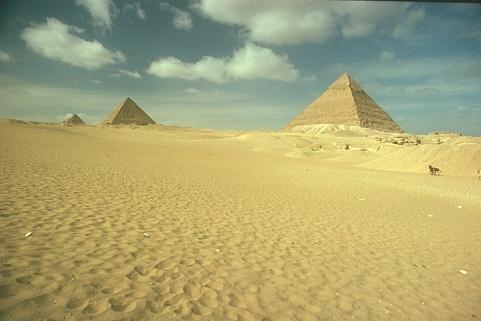
#> input picture Tutorial_6/pyramids.jpg, 481 x 321 px
$ python meanshift-segmentation.py
#> lines starting #> are read from the running program, lines starting #| are printed output that depends on the picture
import cv2
import numpy as np
import matplotlib.pyplot as plt
from skimage import segmentation, color
from skimage.future import graph
from skimage.segmentation import quickshift

# Read image
img = cv2.cvtColor(cv2.imread('../pyramids.jpg'), cv2.COLOR_BGR2RGB)

# Mean shift segmentation
label = quickshift(img, max_dist=20)
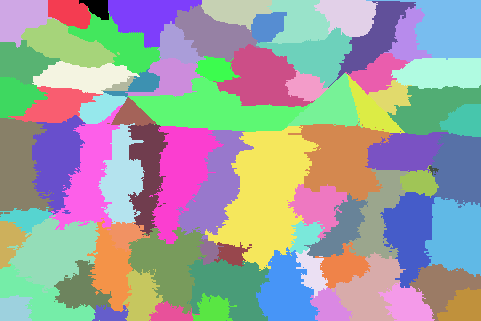
#> label: shape (321, 481) int64; 79 distinct labels, from 0 to 78; one colour per label, 0 black
out = color.label2rgb(label, img, kind='avg')
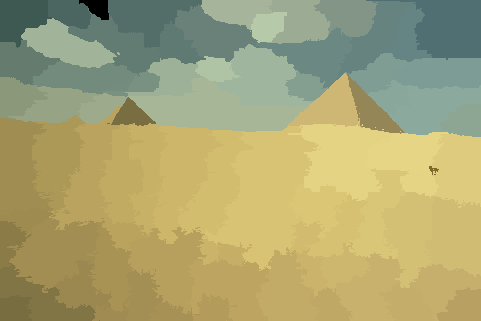
#> out: shape (321, 481, 3); mean R, G, B 168.4, 164, 114.4

# display
plt.figure(figsize=(10,5))
plt.subplot(121), plt.imshow(img)
plt.title("Original Image"), plt.xticks([]), plt.yticks([])
plt.subplot(122), plt.imshow(out)
plt.title("Segmented Image"), plt.xticks([]), plt.yticks([])
plt.show()
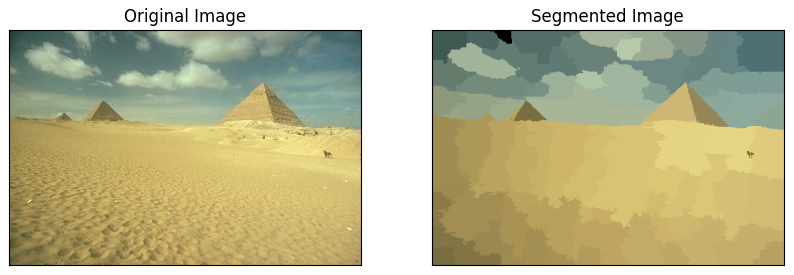
#> figure drawn by matplotlib, 2 panels

# Graph Cut Segmentation

# apply k-means, this will generate super pixels
labels1 = segmentation.slic(img, compactness=5, n_segments=400)
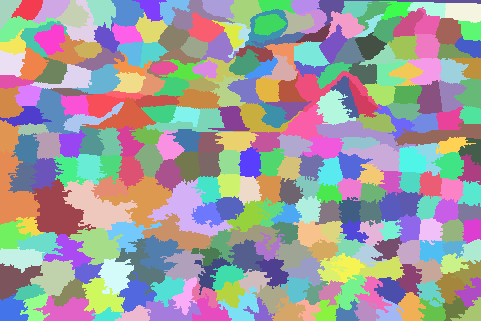
#> labels1: shape (321, 481) int64; 294 distinct labels, from 1 to 294; one colour per label, 0 black
out1 = color.label2rgb(labels1, img, kind='avg')
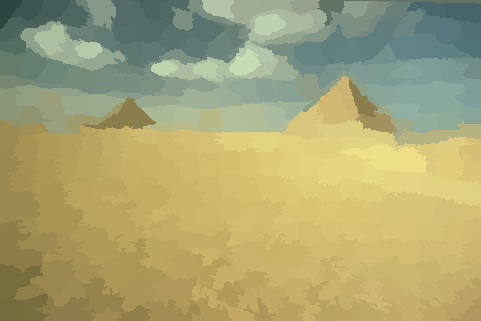
#> out1: shape (321, 481, 3); mean R, G, B 168.7, 164.4, 114.8
plt.imshow(out1); plt.show()

g = graph.rag_mean_color(img, labels1, mode='similarity')

labels2 = graph.cut_normalized(labels1, g)
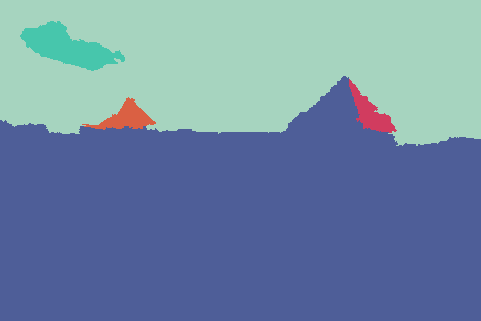
#> labels2: shape (321, 481) int64; 5 distinct labels, from 1 to 112; one colour per label, 0 black
out2 = color.label2rgb(labels2, img, kind='avg')
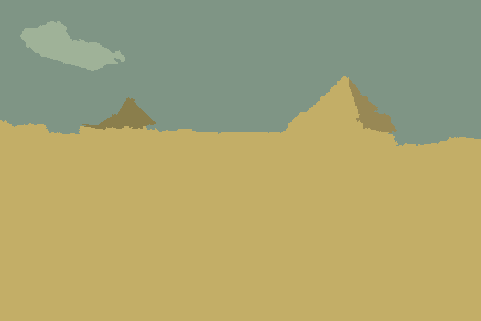
#> out2: shape (321, 481, 3); mean R, G, B 168.8, 164.3, 114.6

# display
plt.figure(figsize=(10,5))
plt.subplot(121), plt.imshow(img)
plt.title("Original Image"), plt.xticks([]), plt.yticks([])
plt.subplot(122), plt.imshow(out2)
plt.title("Segmented Image"), plt.xticks([]), plt.yticks([])
plt.show()

$ run again, with Tutorial_6/home.jpg copied over Tutorial_6/pyramids.jpg
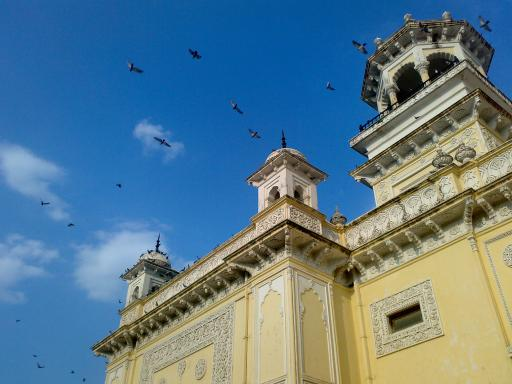
#> input picture Tutorial_6/home.jpg, 512 x 384 px
#> label: shape (384, 512) int64; 151 distinct labels, from 0 to 150
#> labels1: shape (384, 512) int64; 257 distinct labels, from 1 to 257
#> `labels2 = graph.cut_normalized(labels1, g)`:
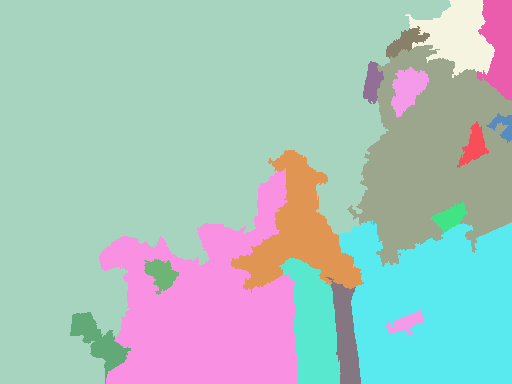
#> labels2: shape (384, 512) int64; 17 distinct labels, from 1 to 223; one colour per label, 0 black
#> `out2 = color.label2rgb(labels2, img, kind='avg')`:
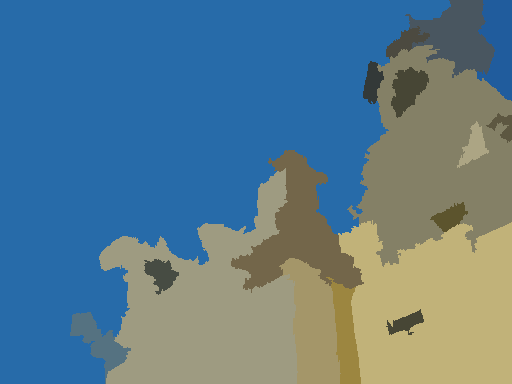
#> out2: shape (384, 512, 3); mean R, G, B 90.9, 123.5, 140.5
